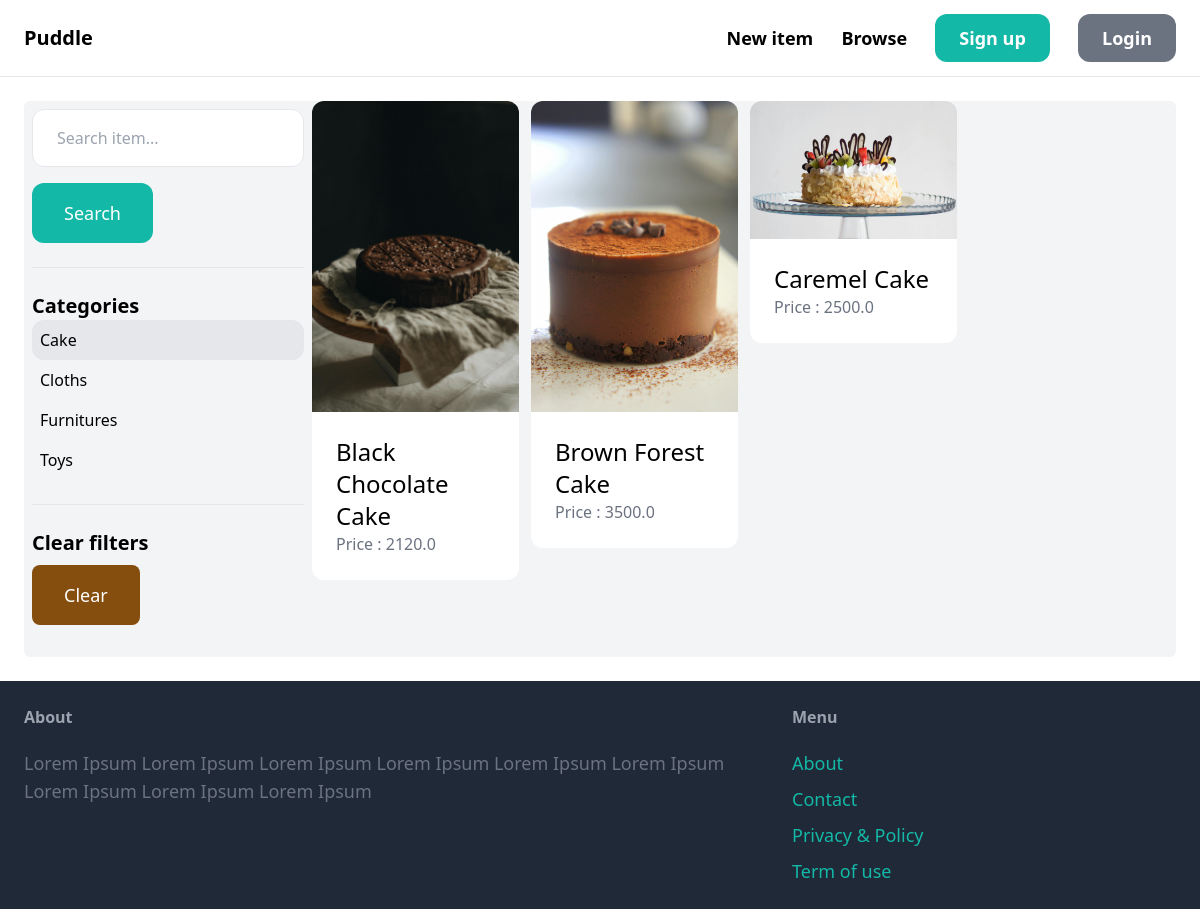
Screenshot of /items/?query=&category=4 with the database file from the repository.
### item/models.py (models this page shows, shortened)
class Category(models.Model):
    name = models.CharField(max_length=100)
    class Meta:
        verbose_name_plural = "Categories"
        ordering = ("name",)

class Item(models.Model):
    class Meta:
        ordering = ("name",)
        verbose_name_plural = "Items"
    name = models.CharField(max_length=200)
    description = models.TextField(blank=True, null=True)
    price = models.FloatField()
    image = models.ImageField(upload_to="item_images", blank=True, null=True)
    is_sold = models.BooleanField(default=False)
    created_at = models.DateTimeField(auto_now_add=True)
    created_by = models.ForeignKey(User, related_name="items", on_delete=models.CASCADE)
    category = models.ForeignKey(
        Category, related_name="items", on_delete=models.CASCADE, default=None
    )

### item/views.py (the view)
# urls.py: path("", views.items, name="items"),
def items(request):
    items = Item.objects.filter(is_sold=False)
    categories = Category.objects.all()
    category_id = request.GET.get("category", 0)
    if category_id:
        items = items.filter(category_id=category_id)
    query = request.GET.get("query", "")
    if query:
        items = Item.objects.filter(
            Q(name__icontains=query) | Q(description__icontains=query)
        )
    return render(
        request,
        "item/items.html",
        {
            "items": items,
            "query": query,
            "categories": categories,
            "category_id": int(category_id),
        },
    )

### item/templates/item/items.html (shortened to what this page needs)
{% extends 'core/base.html' %}
{% block content %}
  <div class="pb-6 grid grid-cols-4 gab-4 bg-gray-100 rounded-md">
    <div class="col-span-1 m-2">
      <form action="{% url 'item:items' %}" method="get">
        <input type="text" name="query" placeholder="Search item..." value="{{ query }}" class="w-full py-4 px-6 border rounded-xl" />
        <button type="submit" class="mt-4 px-8 py-4 rounded-xl text-lg bg-teal-500 text-white">Search</button>
      </form>
      <hr class="my-6" />
      <p class="font-semibold text-xl">Categories</p>
      <ul>
        {% for category in categories %}
          <li class="py-2 px-2 rounded-xl {% if category.id == category_id %} bg-gray-200 {% endif %}">
            <a href="{% url 'item:items' %}?query={{ query }}&category={{ category.id }}">{{ category.name }}</a>
          </li>
        {% endfor %}
      </ul>
      <hr class="my-6" />
      <p class="font-semibold text-xl">Clear filters</p>
      <ul>
        <li>
          <a href="{% url 'item:items' %}" class="mt-2 py-4 px-8 inline-block bg-yellow-800 text-lg rounded-lg text-white">Clear</a>
        </li>
      </ul>
    </div>
    <div class="col-span-3">
      <div class="grid grid-cols-4 gap-3">
        {% for item in items %}
          <div>
            <a href="{% url 'item:detail' item.id %}">
              <div>
                <img src="{{ item.image.url }}" alt="{{ item.name }}" class="rounded-t-xl" />
              </div>
              <div class="p-6 bg-white rounded-b-xl">
                <h2 class="text-2xl">{{ item.name }}</h2>
                <p class="text-gray-500">Price : {{ item.price }}</p>
              </div>
            </a>
          </div>
        {% endfor %}
      </div>
    </div>
  </div>
{% endblock %}

### rows the page displays
Category: name "Cake"
Category: name "Cloths"
Category: name "Furnitures"
Category: name "Toys"
Item: image (picture), name "Black Chocolate Cake", price "2120.0"
Item: image (picture), name "Brown Forest Cake", price "3500.0"
Item: image (picture), name "Caremel Cake", price "2500.0"
